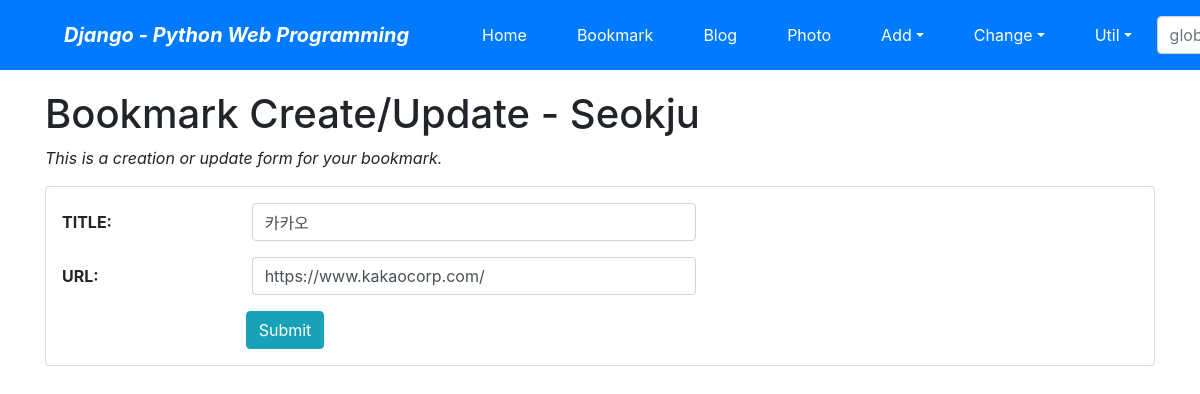
Page /bookmark/4/update/ (signed in) on the committed database.
### bookmark/models.py (models this page shows, shortened)
class Bookmark(models.Model):
    title = models.CharField('TITLE', max_length=100, blank=True)
    url = models.URLField('URL', unique=True)
    owner = models.ForeignKey(User, on_delete=models.CASCADE, blank=True, null=True)

### bookmark/views.py (the view)
# urls.py: path('<int:pk>/update/', views.BookmarkUpdateView.as_view(), name='update'),
class BookmarkUpdateView(OwnerOnlyMixin, UpdateView):
    model = Bookmark
    fields = ['title', 'url']
    success_url = reverse_lazy('bookmark:index')

### mysite/views.py (called while the page is built)
    def dispatch(self, request, *args, **kwargs):
        obj = self.get_object()
        if request.user != obj.owner:
            return self.handle_no_permission()
        return super().dispatch(request, *args, **kwargs)

### bookmark/templates/bookmark/bookmark_form.html (shortened to what this page needs)
{% extends "base.html" %}
{% load widget_tweaks %}
{% block content %}
    <h1>Bookmark Create/Update - {{user}}</h1>
    <p class="font-italic">This is a creation or update form for your bookmark.</p>
    <form action="." method="post" class="card pt-3">{% csrf_token %}
        <div class="form-group row">
            {{ form.title|add_label_class:"col-form-label col-sm-2 ml-3 font-weight-bold" }}
            <div class="col-sm-5">
                {{ form.title|add_class:"form-control"|attr:"autofocus" }}
            </div>
        </div>
        <div class="form-group row">
            {{ form.url|add_label_class:"col-form-label col-sm-2 ml-3 font-weight-bold" }}
            <div class="col-sm-5">
                {{ form.url|add_class:"form-control" }}
            </div>
        </div>
        <div class="form-group">
            <div class="offset-sm-2 col-sm-5">
                <input type="submit" value="Submit" class="btn btn-info"/>
            </div>
        </div>
    </form>
{% endblock %}

### rows in the picture
Bookmark: title|add_label_class "TITLE:", title "카카오", url|add_label_class "URL:", url "https://www.kakaocorp.com/"

### other values in the picture
{{ user }} "Seokju"
